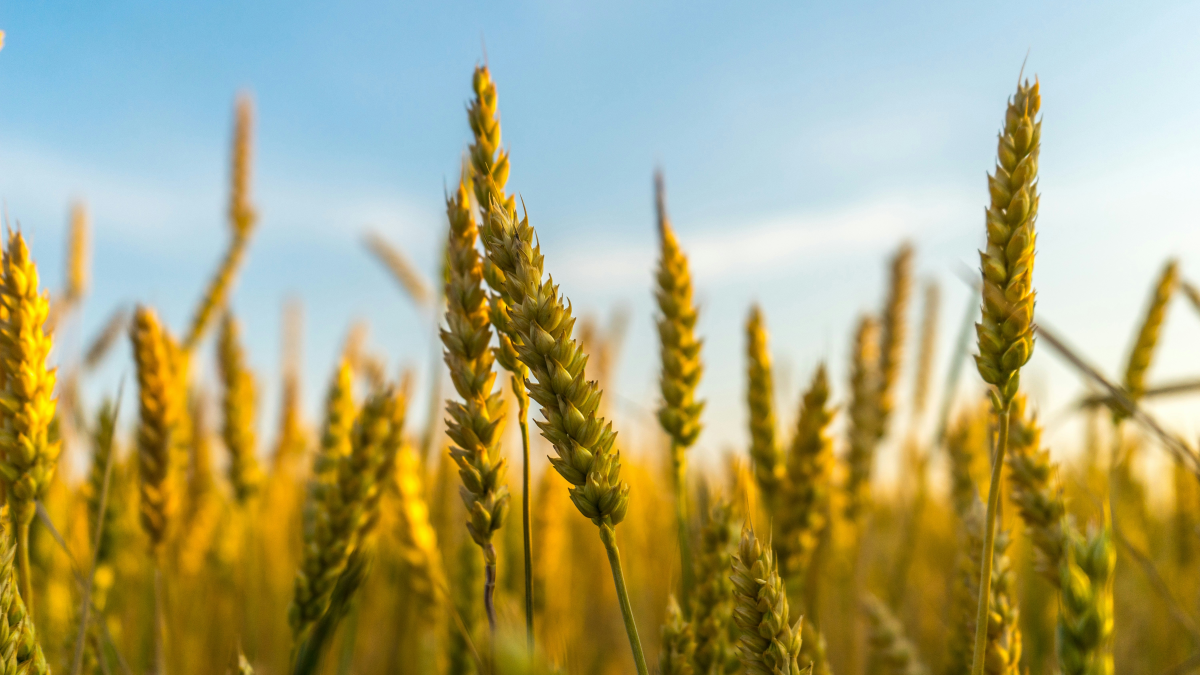
#> input picture ai-module/sample_crop.jpg.jpg, 6000 x 3375 px (shown at 1/5 size)
$ python ai_module.py sample_crop.jpg.jpg
#> lines starting #> are read from the running program, lines starting #| are printed output that depends on the picture; after the words box and inside, x2 and y2 are one past the last pixel; in counts of white or black regions, pixels touching at a corner belong together
# ai_module.py  (HYBRID-ready, expects expected_crop kwarg)
import os
import cv2
import numpy as np
import random
import traceback

def detect_crop_type(image_path):
    """
    Improved heuristic detector: returns 'Wheat'|'Rice'|'Maize'|'Unknown'
    (You can later replace with real model)
    """
    try:
        img = cv2.imread(image_path)
        if img is None:
            return "Unknown", 0.0
        img = cv2.resize(img, (256, 256))
        hsv = cv2.cvtColor(img, cv2.COLOR_BGR2HSV)
        avg_h, avg_s, avg_v = hsv.mean(axis=(0,1))
        # edge density
        gray = cv2.cvtColor(img, cv2.COLOR_BGR2GRAY)
        edges = cv2.Canny(gray, 50, 150)
        edge_density = edges.mean()

        # Wheat: golden, moderate brightness, lower edge density
        if 15 < avg_h < 40 and 80 < avg_v < 220 and edge_density < 40:
            return "Wheat", 0.85

        # Rice: bright, low saturation (pale)
        if avg_s < 60 and avg_v > 180:
            return "Rice", 0.85

        # Maize: yellow/orange + higher texture
        if 20 < avg_h < 50 and avg_s > 80 and avg_v > 140 and edge_density > 30:
            return "Maize", 0.8

        return "Unknown", 0.4
    except Exception as e:
        traceback.print_exc()
        return "Unknown", 0.0

def calculate_defect_percentage_from_gray(gray):
    _, thresh = cv2.threshold(gray, 100, 255, cv2.THRESH_BINARY_INV)
    kernel = cv2.getStructuringElement(cv2.MORPH_ELLIPSE, (3,3))
    clean = cv2.morphologyEx(thresh, cv2.MORPH_OPEN, kernel, iterations=1)
    defect_pixels = int((clean == 255).sum())
    total_pixels = clean.size
    return round((defect_pixels / float(total_pixels)) * 100.0, 2)

def calculate_color_uniformity_bgr(img):
    lab = cv2.cvtColor(img, cv2.COLOR_BGR2LAB)
    L, A, B = cv2.split(lab)
    std_L = np.std(L)
    std_A = np.std(A)
    std_B = np.std(B)
    uniformity = 100.0 - (std_L + std_A + std_B) / 3.0
    uniformity = max(0.0, min(100.0, uniformity))
    return round(uniformity, 2)

def analyze_crop_image(image_path, expected_crop=None):
    """
    Returns:
      {
        detected_crop: str,
        confidence: float,
        match: bool,
        message: optional string (if mismatch),
        defect_percentage: float,
        color_uniformity_score: float,
        moisture_content: float,   # simulated fallback
        test_weight: float         # simulated fallback
      }
    """
#> called with image_path = 'sample_crop.jpg.jpg'
    if not os.path.exists(image_path):
        raise FileNotFoundError(f"Image not found: {image_path}")

    img = cv2.imread(image_path)
#> img is the input picture: shape (3375, 6000, 3); mean B, G, R 124.1, 167, 170.8
    if img is None:
        raise ValueError("Unable to read image")

    img = cv2.resize(img, (512, 512))
#> img: shape (512, 512, 3)
    gray = cv2.cvtColor(img, cv2.COLOR_BGR2GRAY)

    # AI-driven visual metrics (defect + color)
    defect_pct = calculate_defect_percentage_from_gray(gray)
#> in calculate_defect_percentage_from_gray, `_, thresh = cv2.threshold(gray, 100, 255, cv2.THRESH_BINARY_INV)`:
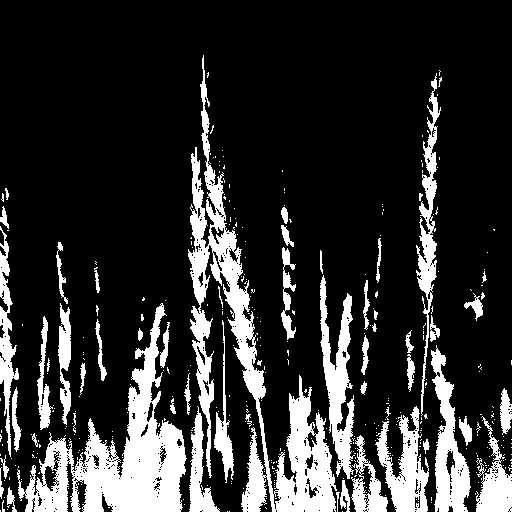
#> thresh: shape (512, 512); 19.2% white; 382 white regions (328 under 20 px), largest, box (x1, y1, x2, y2) and area: (188, 55, 337, 512) 13565, (17, 303, 187, 512) 11637, (320, 275, 355, 479) 3151
#> in calculate_defect_percentage_from_gray, `clean = cv2.morphologyEx(thresh, cv2.MORPH_OPEN, kernel, iterations=1)`:
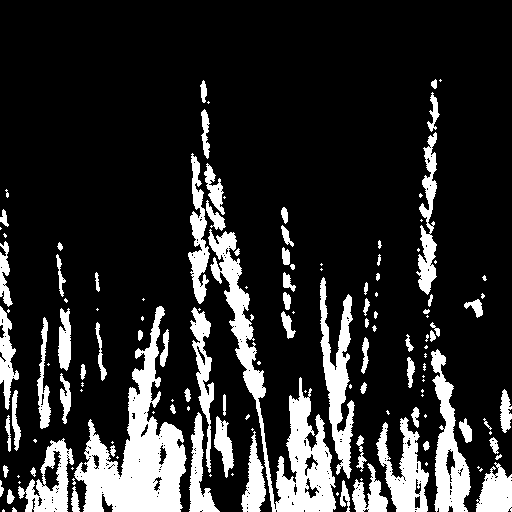
#> clean: shape (512, 512); 17.6% white; 141 white regions (64 under 20 px), largest, box (x1, y1, x2, y2) and area: (74, 306, 187, 512) 9013, (208, 229, 336, 512) 7636, (320, 277, 355, 479) 3037
#> in calculate_defect_percentage_from_gray, `defect_pixels = int((clean == 255).sum())`: defect_pixels = 46052
#> defect_pct = 17.57
    color_unif = calculate_color_uniformity_bgr(img)
#> in calculate_color_uniformity_bgr, `lab = cv2.cvtColor(img, cv2.COLOR_BGR2LAB)`: lab: shape (512, 512, 3); mean of channels 0, 1, 2 173.4, 127.2, 149.1
#> in calculate_color_uniformity_bgr, `L, A, B = cv2.split(lab)`:
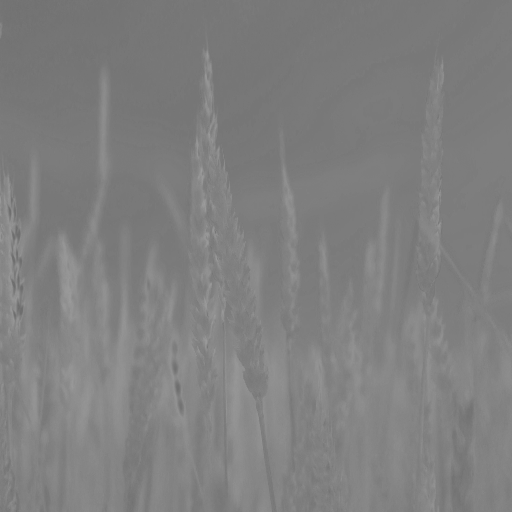
#> A: shape (512, 512); min 109, max 156, mean 127.2
#> in calculate_color_uniformity_bgr, `L, A, B = cv2.split(lab)`:
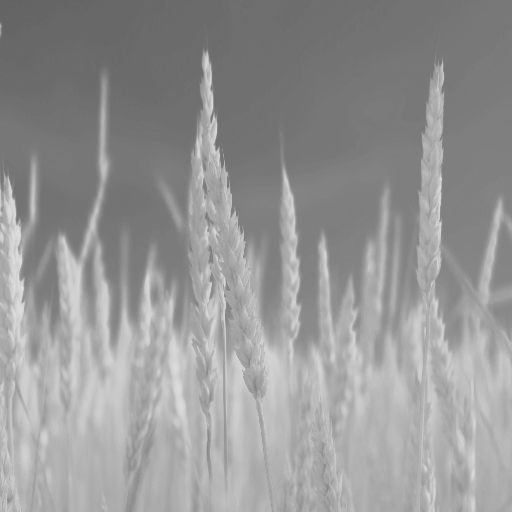
#> B: shape (512, 512); min 97, max 221, mean 149.1
#> in calculate_color_uniformity_bgr, `std_L = np.std(L)`: std_L = 52.49
#> in calculate_color_uniformity_bgr, `std_A = np.std(A)`: std_A = 6.93
#> in calculate_color_uniformity_bgr, `std_B = np.std(B)`: std_B = 31.24
#> in calculate_color_uniformity_bgr, `uniformity = 100.0 - (std_L + std_A + std_B) / 3.0`: uniformity = 69.78
#> color_unif = 69.78

    # classification
    detected_crop, confidence = detect_crop_type(image_path)
#> in detect_crop_type, `img = cv2.resize(img, (256, 256))`:
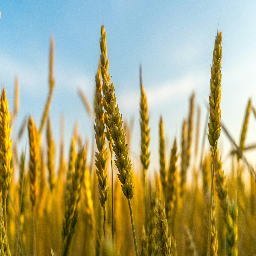
#> img: shape (256, 256, 3); mean B, G, R 124, 166.9, 170.7
#> in detect_crop_type, `hsv = cv2.cvtColor(img, cv2.COLOR_BGR2HSV)`: hsv: shape (256, 256, 3); mean H, S, V 54.1, 134.6, 190.6
#> in detect_crop_type, `avg_h, avg_s, avg_v = hsv.mean(axis=(0,1))`: avg_h = 54.13; avg_s = 134.6; avg_v = 190.6
#> in detect_crop_type, `gray = cv2.cvtColor(img, cv2.COLOR_BGR2GRAY)`:
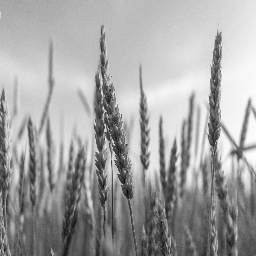
#> gray: shape (256, 256); min 4, max 253, mean 163.1
#> in detect_crop_type, `edges = cv2.Canny(gray, 50, 150)`:
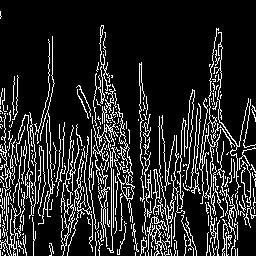
#> edges: shape (256, 256); 15.3% white in thin lines or dots
#> in detect_crop_type, `edge_density = edges.mean()`: edge_density = 38.92

    match = True
    message = None
    if expected_crop:
        # case-insensitive compare; require minimum confidence
        try:
            if detected_crop.lower() != expected_crop.lower() or confidence < 0.45:
                match = False
                message = f"Uploaded image looks like **{detected_crop}**, expected **{expected_crop}**."
        except Exception:
            match = False
            message = f"Uploaded image could not be reliably classified. Expected {expected_crop}."

    # Provide simulated sensor fields for backward compatibility.
    moisture_sim = round(random.uniform(10.0, 18.0), 2)
    test_weight_sim = round(random.uniform(70.0, 85.0), 2)

    return {
        "detected_crop": detected_crop,
        "confidence": float(confidence),
        "match": match,
        "message": message,
        "defect_percentage": float(defect_pct),
        "color_uniformity_score": float(color_unif),
        "moisture_content": moisture_sim,
        "test_weight": test_weight_sim
    }

# quick CLI test
if __name__ == "__main__":
    import argparse, json
    p = argparse.ArgumentParser()
    p.add_argument("image")
    p.add_argument("--expected", default=None)
    args = p.parse_args()
    r = analyze_crop_image(args.image, expected_crop=args.expected)
#> r = 8 items
    print(json.dumps(r, indent=2))
#| {
#|   "detected_crop": "Unknown",
#|   "confidence": 0.4,
#|   "match": true,
#|   "message": null,
#|   "defect_percentage": 17.57,
#|   "color_uniformity_score": 69.78,
#|   "moisture_content": 16.76,
#|   "test_weight": 81.37
#| }
